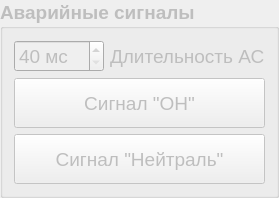
         <widget class="QGroupBox" name="groupBox_10">
          <property name="enabled">
           <bool>false</bool>
          </property>
          <property name="minimumSize">
           <size>
            <width>0</width>
            <height>0</height>
           </size>
          </property>
          <property name="maximumSize">
           <size>
            <width>16777215</width>
            <height>16777215</height>
           </size>
          </property>
          <property name="font">
           <font>
            <pointsize>14</pointsize>
            <weight>75</weight>
            <bold>true</bold>
           </font>
          </property>
          <property name="title">
           <string>Аварийные сигналы</string>
          </property>
          <layout class="QVBoxLayout" name="verticalLayout_5">
           <item>
            <layout class="QHBoxLayout" name="horizontalLayout_5">
             <property name="spacing">
              <number>6</number>
             </property>
             <item>
              <widget class="QSpinBox" name="spinBoxTime2">
               <property name="minimumSize">
                <size>
                 <width>90</width>
                 <height>0</height>
                </size>
               </property>
               <property name="maximumSize">
                <size>
                 <width>80</width>
                 <height>16777215</height>
                </size>
               </property>
               <property name="font">
                <font>
                 <pointsize>14</pointsize>
                 <weight>50</weight>
                 <bold>false</bold>
                </font>
               </property>
               <property name="suffix">
                <string> мс</string>
               </property>
               <property name="minimum">
                <number>40</number>
               </property>
               <property name="maximum">
                <number>900</number>
               </property>
               <property name="singleStep">
                <number>10</number>
               </property>
              </widget>
             </item>
             <item>
              <widget class="QLabel" name="label_2">
               <property name="maximumSize">
                <size>
                 <width>16777215</width>
                 <height>16777215</height>
                </size>
               </property>
               <property name="font">
                <font>
                 <pointsize>14</pointsize>
                 <weight>50</weight>
                 <bold>false</bold>
                </font>
               </property>
               <property name="text">
                <string>Длительность АС</string>
               </property>
              </widget>
             </item>
            </layout>
           </item>
           <item>
            <widget class="QPushButton" name="bSigON">
             <property name="minimumSize">
              <size>
               <width>0</width>
               <height>50</height>
              </size>
             </property>
             <property name="maximumSize">
              <size>
               <width>16777215</width>
               <height>16777215</height>
              </size>
             </property>
             <property name="font">
              <font>
               <pointsize>14</pointsize>
               <weight>50</weight>
               <bold>false</bold>
              </font>
             </property>
             <property name="text">
              <string>Сигнал &quot;ОН&quot;</string>
             </property>
            </widget>
           </item>
           <item>
            <widget class="QPushButton" name="bSifNeitr">
             <property name="minimumSize">
              <size>
               <width>0</width>
               <height>50</height>
              </size>
             </property>
             <property name="maximumSize">
              <size>
               <width>16777215</width>
               <height>16777215</height>
              </size>
             </property>
             <property name="font">
              <font>
               <pointsize>14</pointsize>
               <weight>50</weight>
               <bold>false</bold>
              </font>
             </property>
             <property name="text">
              <string>Сигнал &quot;Нейтраль&quot;</string>
             </property>
            </widget>
           </item>
          </layout>
         </widget>
